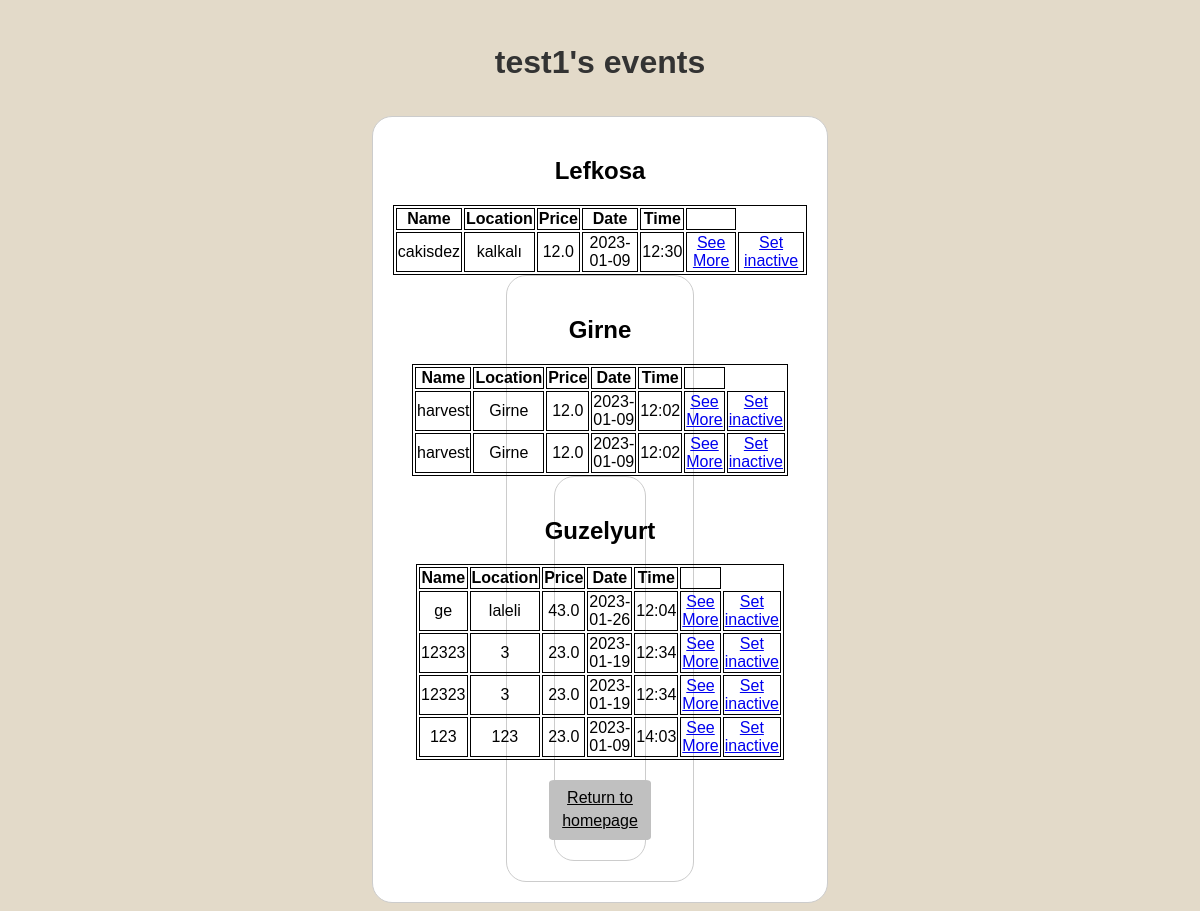
Screenshot of /ownedevents (signed in) with the database file from the repository.
### tables this page shows
CREATE TABLE city(cityID INTEGER PRIMARY KEY AUTOINCREMENT, cityname TEXT);

CREATE TABLE "event"
(
    eventid     INTEGER
        primary key autoincrement,
    name        TEXT,
    description TEXT,
    price       FLOAT,
    date        DATE,
    time        TIME,
    isActive    BOOLEAN,
    location    TEXT,
    cityID      INTEGER
        references city,
    username    TEXT
        references user
);

### main.py (the view)
@app.route("/ownedevents")
def ownEvents():
    conn = sqlite3.connect("eventwebsite.db")
    c = conn.cursor()
    c.execute("SELECT * FROM city ORDER BY cityID")
    rows = c.fetchall()
    cities = {}
    for nameTuple in rows:
        cities[nameTuple[0]] = {
            "cityName": str(nameTuple[1]),
            "noOfEvents": 0,
            "events": []
        }
    c.execute("SELECT event.*,c.cityname FROM event JOIN city c on c.cityID = event.cityID AND event.isActive!=0 WHERE username=(?) ORDER BY date DESC",(str(session["username"]),))
    rows = c.fetchall()
    for tupleInfo in rows:
        if tupleInfo[8] in cities:
            cities[tupleInfo[8]]["noOfEvents"] += 1
            cities[tupleInfo[8]]["events"].append({
                "eventid":tupleInfo[0],
                "name":tupleInfo[1],
                "description":tupleInfo[2],
                "price":tupleInfo[3],
                "date":tupleInfo[4],
                "time":tupleInfo[5],
                "isActive":tupleInfo[6],
                "location":tupleInfo[7],
            })
    if 'username' in session:
        return render_template("ownedevents.html", username=session['username'],cityInfo=cities)
    else:
        return redirect(url_for('index'))

### templates/ownedevents.html (shortened to what this page needs)
<!DOCTYPE html>
<html lang="en">
<head>
    <link rel="stylesheet" href="/static/style.css">
</head>
<body>
<h1>{{username}}'s events</h1>
{% for a in cityInfo %}
{% if cityInfo[a]["noOfEvents"]>0 %}
<div class="table">
<h2 class="cityName">{{ cityInfo[a]["cityName"] }}</h2>
<table id={{ a }} >
    <tr>
        <th>Name</th>
        <th>Location</th>
        <th>Price</th>
        <th>Date</th>
        <th>Time</th>
        <th></th>
    </tr>
    {% for event in cityInfo[a]["events"] %}
    <tr>
        <td>{{ event["name"] }}</td>
        <td>{{ event["location"] }}</td>
        <td>{{ event["price"] }}</td>
        <td>{{ event["date"] }}</td>
        <td>{{ event["time"] }}</td>
        <td><a href="{{ url_for('eventInfo', id=event['eventid']) }}">See More</a></td>
        <td><a href="{{ url_for('setInactive', id=event['eventid']) }}">Set inactive</a></td>
    </tr>
    {% endfor %}
</table>
{%endif%}
{%endfor%}
<a href="{{ url_for('index') }}" class="btn">Return to homepage</a>
</div>
</body>
</html>

### static/style.css (style rules this page uses)
body { font-family: Arial, sans-serif; background-color: #e3dac9; }
h1 { font-size: 32px; font-weight: bold; color: #333; margin: 0; padding: 3%; text-align: center; }
.cityName { font-weight: bold; }
table, th, td { border:1px solid black; }
.table { width: 35%; margin: 0 auto; background-color: white; border: 1px solid #ccc; border-radius: 20px; padding: 20px; text-align: center; justify-items: center; }
.btn { color: black; background-color: #C0C0C0; display: inline-block; border: 1px solid transparent; padding: 6px 12px; line-height: 1.42857143; border-radius: 5%; text-align: center; }

### rows the page displays
city: cityname "Lefkosa"
event: name "cakisdez", location "kalkalı", price "12.0", date "2023-01-09", time "12:30"
city: cityname "Girne"
event: name "harvest", location "Girne", price "12.0", date "2023-01-09", time "12:02"
event: name "harvest", location "Girne", price "12.0", date "2023-01-09", time "12:02"
city: cityname "Guzelyurt"
event: name "ge", location "laleli", price "43.0", date "2023-01-26", time "12:04"
event: name "12323", location "3", price "23.0", date "2023-01-19", time "12:34"
event: name "12323", location "3", price "23.0", date "2023-01-19", time "12:34"
event: name "123", location "123", price "23.0", date "2023-01-09", time "14:03"

### other values shown
{{ username }} "test1"
